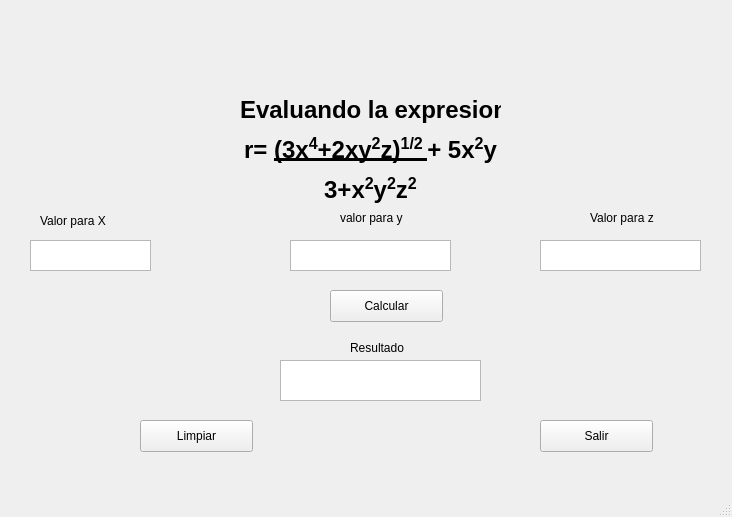
<?xml version="1.0" encoding="UTF-8"?>
<ui version="4.0">
 <class>MainWindow</class>
 <widget class="QMainWindow" name="MainWindow">
  <property name="geometry">
   <rect>
    <x>0</x>
    <y>0</y>
    <width>732</width>
    <height>517</height>
   </rect>
  </property>
  <property name="windowTitle">
   <string>MainWindow</string>
  </property>
  <widget class="QWidget" name="centralwidget">
   <widget class="QLabel" name="label">
    <property name="geometry">
     <rect>
      <x>30</x>
      <y>20</y>
      <width>201</width>
      <height>71</height>
     </rect>
    </property>
    <property name="text">
     <string>&lt;html&gt;&lt;head/&gt;&lt;body&gt;&lt;p&gt;&lt;img src=&quot;:/prefixbp5/Captura de Pantalla 2021-12-02 a la(s) 23.52.01.png&quot;/&gt;&lt;/p&gt;&lt;/body&gt;&lt;/html&gt;</string>
    </property>
   </widget>
   <widget class="QLabel" name="label_2">
    <property name="geometry">
     <rect>
      <x>520</x>
      <y>0</y>
      <width>201</width>
      <height>101</height>
     </rect>
    </property>
    <property name="text">
     <string>&lt;html&gt;&lt;head/&gt;&lt;body&gt;&lt;p&gt;&lt;img src=&quot;:/prefixtnm5/Captura de Pantalla 2021-12-02 a la(s) 23.34.10.png&quot;/&gt;&lt;/p&gt;&lt;/body&gt;&lt;/html&gt;</string>
    </property>
   </widget>
   <widget class="QLabel" name="label_3">
    <property name="geometry">
     <rect>
      <x>240</x>
      <y>90</y>
      <width>261</width>
      <height>121</height>
     </rect>
    </property>
    <property name="text">
     <string>&lt;html&gt;&lt;head/&gt;&lt;body&gt;&lt;p align=&quot;center&quot;&gt;&lt;span style=&quot; font-size:18pt; font-weight:600;&quot;&gt;Evaluando la expresion.&lt;/span&gt;&lt;/p&gt;&lt;p align=&quot;center&quot;&gt;&lt;span style=&quot; font-size:18pt; font-weight:600;&quot;&gt;       r= &lt;/span&gt;&lt;span style=&quot; font-size:18pt; font-weight:600; text-decoration: underline;&quot;&gt;(3x&lt;/span&gt;&lt;span style=&quot; font-size:18pt; font-weight:600; text-decoration: underline; vertical-align:super;&quot;&gt;4&lt;/span&gt;&lt;span style=&quot; font-size:18pt; font-weight:600; text-decoration: underline;&quot;&gt;+2xy&lt;/span&gt;&lt;span style=&quot; font-size:18pt; font-weight:600; text-decoration: underline; vertical-align:super;&quot;&gt;2&lt;/span&gt;&lt;span style=&quot; font-size:18pt; font-weight:600; text-decoration: underline;&quot;&gt;z)&lt;/span&gt;&lt;span style=&quot; font-size:18pt; font-weight:600; text-decoration: underline; vertical-align:super;&quot;&gt;1/2 &lt;/span&gt;&lt;span style=&quot; font-size:18pt; font-weight:600; vertical-align:super;&quot;/&gt;&lt;span style=&quot; font-size:18pt; font-weight:600;&quot;&gt;+ 5x&lt;/span&gt;&lt;span style=&quot; font-size:18pt; font-weight:600; vertical-align:super;&quot;&gt;2&lt;/span&gt;&lt;span style=&quot; font-size:18pt; font-weight:600;&quot;&gt;y&lt;/span&gt;&lt;/p&gt;&lt;p align=&quot;center&quot;&gt;&lt;span style=&quot; font-size:18pt; font-weight:600; vertical-align:super;&quot;/&gt;&lt;span style=&quot; font-size:18pt; font-weight:600;&quot;&gt;3+x&lt;/span&gt;&lt;span style=&quot; font-size:18pt; font-weight:600; vertical-align:super;&quot;&gt;2&lt;/span&gt;&lt;span style=&quot; font-size:18pt; font-weight:600;&quot;&gt;y&lt;/span&gt;&lt;span style=&quot; font-size:18pt; font-weight:600; vertical-align:super;&quot;&gt;2&lt;/span&gt;&lt;span style=&quot; font-size:18pt; font-weight:600;&quot;&gt;z&lt;/span&gt;&lt;span style=&quot; font-size:18pt; font-weight:600; vertical-align:super;&quot;&gt;2&lt;/span&gt;&lt;/p&gt;&lt;/body&gt;&lt;/html&gt;</string>
    </property>
   </widget>
   <widget class="QLabel" name="label_x">
    <property name="geometry">
     <rect>
      <x>40</x>
      <y>210</y>
      <width>91</width>
      <height>21</height>
     </rect>
    </property>
    <property name="text">
     <string>Valor para X</string>
    </property>
   </widget>
   <widget class="QLabel" name="label_y">
    <property name="geometry">
     <rect>
      <x>340</x>
      <y>210</y>
      <width>81</width>
      <height>16</height>
     </rect>
    </property>
    <property name="text">
     <string>valor para y</string>
    </property>
   </widget>
   <widget class="QLabel" name="label_z">
    <property name="geometry">
     <rect>
      <x>590</x>
      <y>210</y>
      <width>81</width>
      <height>16</height>
     </rect>
    </property>
    <property name="text">
     <string>Valor para z</string>
    </property>
   </widget>
   <widget class="QPushButton" name="Button_calcular">
    <property name="geometry">
     <rect>
      <x>330</x>
      <y>290</y>
      <width>113</width>
      <height>32</height>
     </rect>
    </property>
    <property name="text">
     <string>Calcular</string>
    </property>
   </widget>
   <widget class="QLabel" name="label_resultado">
    <property name="geometry">
     <rect>
      <x>350</x>
      <y>340</y>
      <width>60</width>
      <height>16</height>
     </rect>
    </property>
    <property name="text">
     <string>Resultado</string>
    </property>
   </widget>
   <widget class="QPushButton" name="button_limpiar">
    <property name="geometry">
     <rect>
      <x>140</x>
      <y>420</y>
      <width>113</width>
      <height>32</height>
     </rect>
    </property>
    <property name="text">
     <string>Limpiar</string>
    </property>
   </widget>
   <widget class="QPushButton" name="button_salir">
    <property name="geometry">
     <rect>
      <x>540</x>
      <y>420</y>
      <width>113</width>
      <height>32</height>
     </rect>
    </property>
    <property name="text">
     <string>Salir</string>
    </property>
   </widget>
   <widget class="QTextEdit" name="text_x">
    <property name="geometry">
     <rect>
      <x>30</x>
      <y>240</y>
      <width>121</width>
      <height>31</height>
     </rect>
    </property>
   </widget>
   <widget class="QTextEdit" name="text_y">
    <property name="geometry">
     <rect>
      <x>290</x>
      <y>240</y>
      <width>161</width>
      <height>31</height>
     </rect>
    </property>
   </widget>
   <widget class="QTextEdit" name="text_z">
    <property name="geometry">
     <rect>
      <x>540</x>
      <y>240</y>
      <width>161</width>
      <height>31</height>
     </rect>
    </property>
   </widget>
   <widget class="QTextEdit" name="text_resultado">
    <property name="geometry">
     <rect>
      <x>280</x>
      <y>360</y>
      <width>201</width>
      <height>41</height>
     </rect>
    </property>
   </widget>
  </widget>
  <widget class="QMenuBar" name="menubar">
   <property name="geometry">
    <rect>
     <x>0</x>
     <y>0</y>
     <width>732</width>
     <height>24</height>
    </rect>
   </property>
  </widget>
  <widget class="QStatusBar" name="statusbar"/>
 </widget>
 <resources>
  <include location="imagebp5.qrc"/>
  <include location="imagetnm5.qrc"/>
 </resources>
 <connections/>
</ui>
